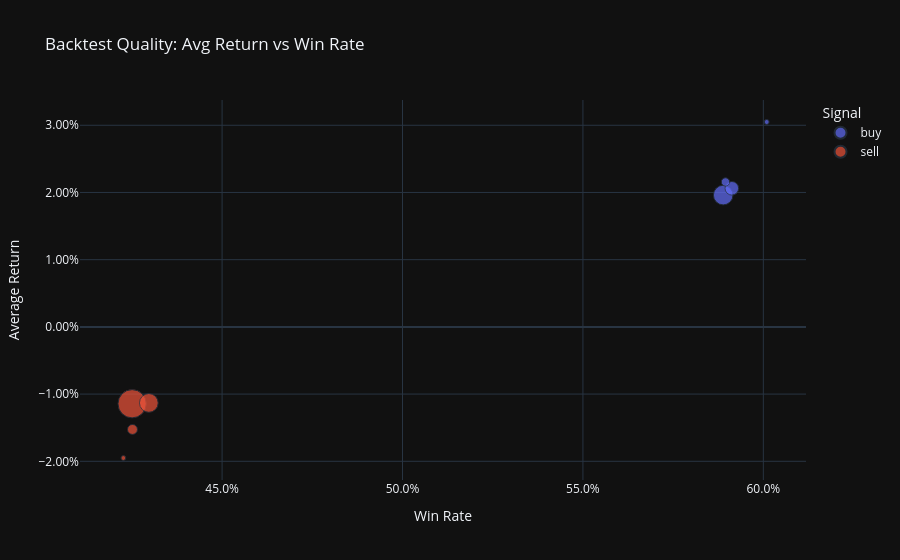

The notebook cell this image was saved under:
### Code cell
fig = px.scatter(
    threshold_results,
    x="win_rate",
    y="avg_return",
    color="signal_label",
    size="trades",
    hover_data=["threshold", "trades", "total_return", "best_trade", "worst_trade"],
    title="Backtest Quality: Avg Return vs Win Rate",
    labels={
        "win_rate": "Win Rate",
        "avg_return": "Average Return",
        "signal_label": "Signal",
        "trades": "Number of Trades"
    },
    template="plotly_dark"
)

fig.update_layout(
    xaxis_tickformat=".1%",
    yaxis_tickformat=".2%"
)

fig.show()

### Figure 1 — Plotly figure (JSON) as saved in the notebook; plotly's stock layout.template omitted (floating-point values rounded to 4 significant figures)
{"data": [{"customdata": [[1.5, 20000.0, 392.2, 1.164, -0.7523], [2.0, 9625.0, 198.5, 0.9768, -0.6857], [2.5, 3642.0, 78.52, 0.8621, -0.6857], [3.0, 1283.0, 39.11, 0.8621, -0.5253]], "hovertemplate": "Signal=buy<br>Win Rate=%{x}<br>Average Return=%{y}<br>Number of Trades=%{customdata[1]}<br>threshold=%{customdata[0]}<br>total_return=%{customdata[2]}<br>best_trade=%{customdata[3]}<br>worst_trade=%{customdata[4]}<extra></extra>", "legendgroup": "buy", "marker": {"color": "#636efa", "size": [19999, 9625, 3642, 1283], "sizemode": "area", "sizeref": 103.9, "symbol": "circle"}, "mode": "markers", "name": "buy", "orientation": "v", "showlegend": true, "type": "scatter", "x": [0.5889, 0.5913, 0.5895, 0.6009], "xaxis": "x", "y": [0.01961, 0.02062, 0.02156, 0.03049], "yaxis": "y"}, {"customdata": [[1.5, 41550.0, -475.2, 0.6263, -1.959], [2.0, 18270.0, -206.7, 0.6232, -1.959], [2.5, 5198.0, -79.33, 0.5339, -1.959], [3.0, 1228.0, -23.96, 0.5339, -1.589]], "hovertemplate": "Signal=sell<br>Win Rate=%{x}<br>Average Return=%{y}<br>Number of Trades=%{customdata[1]}<br>threshold=%{customdata[0]}<br>total_return=%{customdata[2]}<br>best_trade=%{customdata[3]}<br>worst_trade=%{customdata[4]}<extra></extra>", "legendgroup": "sell", "marker": {"color": "#EF553B", "size": [41547, 18271, 5198, 1228], "sizemode": "area", "sizeref": 103.9, "symbol": "circle"}, "mode": "markers", "name": "sell", "orientation": "v", "showlegend": true, "type": "scatter", "x": [0.4251, 0.4297, 0.4252, 0.4226], "xaxis": "x", "y": [-0.01144, -0.01131, -0.01526, -0.01951], "yaxis": "y"}], "layout": {"legend": {"itemsizing": "constant", "title": {"text": "Signal"}, "tracegroupgap": 0}, "title": {"text": "Backtest Quality: Avg Return vs Win Rate"}, "xaxis": {"anchor": "y", "domain": [0, 1], "tickformat": ".1%", "title": {"text": "Win Rate"}}, "yaxis": {"anchor": "x", "domain": [0, 1], "tickformat": ".2%", "title": {"text": "Average Return"}}}}
